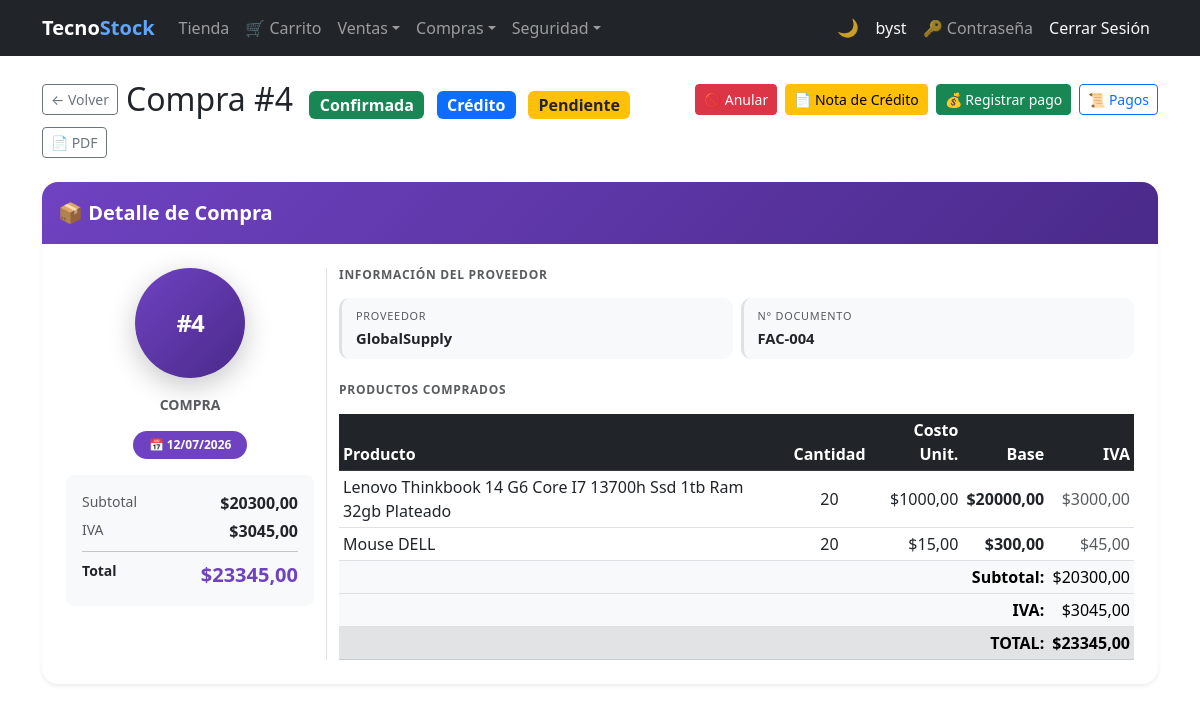
Page /purchases/4/ (signed in) on the committed database.
### purchasing/models.py (models this page shows, shortened)
class Purchase(models.Model):
    BORRADOR   = 0
    CONFIRMADA = 1
    ANULADA    = 2
    ESTADO_CHOICES = [
        (BORRADOR,   'Borrador'),
        (CONFIRMADA, 'Confirmada'),
        (ANULADA,    'Anulada'),
    ]
    PENDIENTE = 'PENDIENTE'
    PAGADA    = 'PAGADA'
    ESTADO_PAGO_CHOICES = [
        (PENDIENTE, 'Pendiente'),
        (PAGADA,    'Pagada'),
    ]
    CONTADO = 'contado'
    CREDITO = 'credito'
    TIPO_PAGO_CHOICES = [
        (CONTADO, 'Contado'),
        (CREDITO, 'Crédito'),
    ]
    supplier        = models.ForeignKey(
                          Supplier, on_delete=models.PROTECT,
                          related_name='purchases', verbose_name='Proveedor')
    document_number = models.CharField(max_length=20, verbose_name='N° Documento')
    purchase_date   = models.DateField(auto_now_add=True, verbose_name='Fecha')
    subtotal        = models.DecimalField(max_digits=12, decimal_places=2, default=0, verbose_name='Subtotal')
    tax             = models.DecimalField(max_digits=12, decimal_places=2, default=0, verbose_name='IVA')
    total           = models.DecimalField(max_digits=12, decimal_places=2, default=0, verbose_name='Total')
    estado          = models.PositiveSmallIntegerField(
                          choices=ESTADO_CHOICES, default=BORRADOR, verbose_name='Estado')
    is_active       = models.BooleanField(default=True, verbose_name='Activo')
    saldo           = models.DecimalField(
                          max_digits=12, decimal_places=2, default=0,
                          verbose_name='Saldo pendiente de pago')
    estado_pago     = models.CharField(
                          max_length=10, choices=ESTADO_PAGO_CHOICES,
                          default=PENDIENTE, verbose_name='Estado de pago')
    tipo_pago       = models.CharField(
                          max_length=10, choices=TIPO_PAGO_CHOICES,
                          default=CREDITO, verbose_name='Tipo de pago')
    class Meta:
        verbose_name        = 'Compra'
        verbose_name_plural = 'Compras'
        ordering = ['-purchase_date', '-id']
        constraints = [
            models.UniqueConstraint(
                fields=['document_number', 'supplier'],
                name='unique_purchase_per_supplier'
            )
        ]
        permissions = [
            ('export_purchase_pdf', 'Can export Purchase PDF'),
            ('export_purchase_excel', 'Can export Purchase Excel'),
        ]
    @property
    def can_confirm(self):    return self.estado == self.BORRADOR
    @property
    def can_edit(self):       return self.estado == self.BORRADOR
    @property
    def can_delete(self):     return self.estado == self.BORRADOR
    @property
    def can_cancel(self):     return self.estado == self.CONFIRMADA
    @property
    def can_credit_note(self):return self.estado == self.CONFIRMADA
    @property
    def estado_badge_class(self):
        return {
            self.BORRADOR:   'bg-secondary',
            self.CONFIRMADA: 'bg-success',
            self.ANULADA:    'bg-danger',
        }.get(self.estado, 'bg-secondary')
    @property
    def estado_pago_badge_class(self):
        return 'bg-success' if self.estado_pago == self.PAGADA else 'bg-warning text-dark'
    @property
    def tipo_pago_badge_class(self):
        return 'bg-info text-dark' if self.tipo_pago == self.CONTADO else 'bg-primary'
    @property
    def pendiente_de_pago(self):
        return self.estado == self.CONFIRMADA and self.saldo > 0

class PurchaseDetail(models.Model):
    purchase   = models.ForeignKey(
                     Purchase, on_delete=models.CASCADE,
                     related_name='details', verbose_name='Compra')
    product    = models.ForeignKey(
                     Product, on_delete=models.PROTECT,
                     related_name='purchase_details', verbose_name='Producto')
    quantity   = models.PositiveIntegerField(verbose_name='Cantidad', validators=[MinValueValidator(1)])
    unit_cost  = models.DecimalField(max_digits=12, decimal_places=2, verbose_name='Costo Unitario')
    subtotal   = models.DecimalField(max_digits=12, decimal_places=2, default=0, verbose_name='Subtotal')
    tax_amount = models.DecimalField(max_digits=12, decimal_places=2, default=0, verbose_name='IVA')
    class Meta:
        verbose_name        = 'Detalle de Compra'
        verbose_name_plural = 'Detalles de Compra'

### billing/models.py (models this page shows, shortened)
class Supplier(models.Model):
    name = models.CharField(max_length=200, verbose_name='Company Name')
    contact_name = models.CharField(max_length=200, blank=True, null=True, validators=[validate_only_letters])
    email = models.EmailField(blank=True, null=True)
    phone = models.CharField(max_length=20, blank=True, null=True, validators=[validate_phone_ec])
    address = models.TextField(blank=True, null=True)
    photo = models.ImageField(upload_to='suppliers/', blank=True, null=True, verbose_name='Logo')
    is_active = models.BooleanField(default=True)
    created_at = models.DateTimeField(auto_now_add=True)
    updated_at = models.DateTimeField(auto_now=True)
    class Meta:
        verbose_name = 'Supplier'
        verbose_name_plural = 'Suppliers'
        ordering = ['name']
        permissions = [
            ('export_supplier_pdf', 'Can export Supplier PDF'),
            ('export_supplier_excel', 'Can export Supplier Excel'),
        ]

class Product(models.Model):
    name = models.CharField(max_length=200, verbose_name='Product Name')
    description = models.TextField(blank=True, null=True)
    brand = models.ForeignKey(Brand, on_delete=models.PROTECT, related_name='products')
    group = models.ForeignKey(ProductGroup, on_delete=models.PROTECT, related_name='products')
    suppliers = models.ManyToManyField(Supplier, related_name='products', blank=True)
    photo      = models.ImageField(upload_to='products/', blank=True, null=True, verbose_name='Foto')
    unit_price = models.DecimalField(max_digits=12, decimal_places=2)
    tax_rate   = models.DecimalField(
                     max_digits=5, decimal_places=4, default=Decimal('0.15'),
                     verbose_name='Tasa IVA',
                     validators=[MinValueValidator(Decimal('0')), MaxValueValidator(Decimal('1'))],
                 )
    stock = models.IntegerField(default=0)
    is_active = models.BooleanField(default=True)
    created_at = models.DateTimeField(auto_now_add=True)
    updated_at = models.DateTimeField(auto_now=True)
    class Meta:
        verbose_name = 'Product'
        verbose_name_plural = 'Products'
        ordering = ['name']
        permissions = [
            ('export_product_pdf', 'Can export Product PDF'),
            ('export_product_excel', 'Can export Product Excel'),
        ]

### purchasing/views.py (the view)
# urls.py: path('<int:pk>/',             views.purchase_detail,             name='purchase_detail'),
@roles_required(*_PURCHASING_ROLES)
def purchase_detail(request, pk):
    purchase = get_object_or_404(
        Purchase.objects.select_related('supplier')
                        .prefetch_related('details__product', 'credit_notes'),
        pk=pk
    )
    return render(request, 'purchasing/purchase_detail.html', {'purchase': purchase})

### purchasing/templates/purchasing/purchase_detail.html (shortened to what this page needs)
{% extends 'billing/base.html' %}
{% block content %}
<div class="d-flex flex-wrap align-items-center gap-2 mb-4">
  <a href="{% url 'purchasing:purchase_list' %}" class="btn btn-outline-secondary btn-sm">&#8592; Volver</a>
  <h2 class="mb-0 me-auto">
    Compra #{{ purchase.id }}
    <span class="badge {{ purchase.estado_badge_class }} fs-6 ms-2">{{ purchase.get_estado_display }}</span>
    {% if purchase.estado == purchase.CONFIRMADA %}
    <span class="badge {{ purchase.tipo_pago_badge_class }} fs-6 ms-1">{{ purchase.get_tipo_pago_display }}</span>
    <span class="badge {{ purchase.estado_pago_badge_class }} fs-6 ms-1">{{ purchase.get_estado_pago_display }}</span>
    {% endif %}
  </h2>
  {% if purchase.can_cancel %}
    <a href="{% url 'purchasing:purchase_cancel' purchase.pk %}"
       class="btn btn-danger btn-sm">&#128683; Anular</a>
  {% endif %}
  {% if purchase.can_credit_note and perms.purchasing.add_suppliercreditnote %}
    <a href="{% url 'purchasing:supplier_credit_note_create' purchase.pk %}"
       class="btn btn-warning btn-sm">&#128196; Nota de Crédito</a>
  {% endif %}
  {% if purchase.tipo_pago == purchase.CREDITO and purchase.estado == purchase.CONFIRMADA %}
    {% if purchase.pendiente_de_pago and perms.pagos.add_pagocompra %}
      <a href="{% url 'pagos:pago_create' purchase.id %}" class="btn btn-success btn-sm">&#128176; Registrar pago</a>
    {% endif %}
    {% if perms.pagos.view_pagocompra %}
    <a href="{% url 'pagos:historial_pagos' purchase.id %}" class="btn btn-outline-primary btn-sm">&#128220; Pagos</a>
    {% endif %}
  {% endif %}
  {% if perms.purchasing.export_purchase_pdf %}
  <a href="{% url 'purchasing:purchase_pdf' purchase.pk %}" class="btn btn-outline-secondary btn-sm" title="Descargar PDF">&#128196; PDF</a>
  {% endif %}
</div>
<div class="card border-0 shadow-sm rounded-4 overflow-hidden mb-4">
  <div class="card-header border-0 py-3 pur-card-header">
    <span class="text-white fw-bold fs-5">&#128230; Detalle de Compra</span>
  </div>
  <div class="card-body p-4">
    <div class="row g-4">
      <div class="col-md-3 text-center border-end pb-4 pb-md-0">
        <div class="dm-avatar pur-avatar mx-auto mb-3">#{{ purchase.id }}</div>
        <p class="text-muted small fw-semibold text-uppercase mb-3">Compra</p>
        <div class="mb-3">
          <span class="badge rounded-pill px-3 py-2" style="background:#6f42c1;color:#fff;">
            &#128197;&nbsp;{{ purchase.purchase_date|date:"d/m/Y" }}
          </span>
        </div>
        <div class="pur-summary-box rounded-3 p-3 text-start mt-3">
          <div class="d-flex justify-content-between mb-1">
            <small class="text-muted">Subtotal</small>
            <span class="fw-semibold">${{ purchase.subtotal }}</span>
          </div>
          <div class="d-flex justify-content-between mb-1">
            <small class="text-muted">IVA</small>
            <span class="fw-semibold">${{ purchase.tax }}</span>
          </div>
          <hr class="my-2">
          <div class="d-flex justify-content-between">
            <small class="fw-bold">Total</small>
            <span class="fw-bold fs-5" style="color:#6f42c1;">${{ purchase.total }}</span>
          </div>
        </div>
      </div>
      <div class="col-md-9">
        <h6 class="text-muted text-uppercase fw-semibold mb-3 dm-section-label">
          Información del Proveedor
        </h6>
        <div class="row g-2 mb-4">
          <div class="col-sm-6">
            <div class="dm-field">
              <small class="dm-label">Proveedor</small>
              <div class="dm-value">{{ purchase.supplier.name }}</div>
            </div>
          </div>
          <div class="col-sm-6">
            <div class="dm-field">
              <small class="dm-label">N° Documento</small>
              <div class="dm-value">{{ purchase.document_number }}</div>
            </div>
          </div>
        </div>
        <h6 class="text-muted text-uppercase fw-semibold mb-3 dm-section-label">
          Productos Comprados
        </h6>
        <div class="table-responsive">
          <table class="table table-sm table-hover align-middle mb-0">
            <thead class="table-dark">
              <tr>
                <th>Producto</th>
                <th class="text-center">Cantidad</th>
                <th class="text-end">Costo Unit.</th>
                <th class="text-end">Base</th>
                <th class="text-end">IVA</th>
              </tr>
            </thead>
            <tbody>
              {% for det in purchase.details.all %}
              <tr>
                <td>{{ det.product.name }}</td>
                <td class="text-center">{{ det.quantity }}</td>
                <td class="text-end">${{ det.unit_cost }}</td>
                <td class="text-end fw-semibold">${{ det.subtotal }}</td>
                <td class="text-end text-muted">${{ det.tax_amount }}</td>
              </tr>
              {% empty %}
              <tr>
                <td colspan="5" class="text-center text-muted">Sin líneas de detalle.</td>
              </tr>
              {% endfor %}
            </tbody>
            <tfoot class="table-light">
              <tr>
                <td colspan="4" class="text-end fw-semibold">Subtotal:</td>
                <td class="text-end">${{ purchase.subtotal }}</td>
              </tr>
              <tr>
                <td colspan="4" class="text-end fw-semibold">IVA:</td>
                <td class="text-end">${{ purchase.tax }}</td>
              </tr>
              <tr class="table-secondary">
                <td colspan="4" class="text-end fw-bold fs-6">TOTAL:</td>
                <td class="text-end fw-bold fs-6">${{ purchase.total }}</td>
              </tr>
            </tfoot>
          </table>
        </div>
      </div>
    </div>
  </div>
</div>
{% endblock %}

### billing/templates/billing/base.html (shortened to what this page needs)
{% load security_tags %}
<!DOCTYPE html>
<html lang="es">
<head>
  <link href="https://cdn.jsdelivr.net/npm/bootstrap@5.3.0/dist/css/bootstrap.min.css" rel="stylesheet">
</head>
<body>
<nav class="navbar navbar-expand-lg navbar-dark bg-dark">
  <div class="container">
    <a class="navbar-brand fw-bold" href="{% url 'billing:home' %}">Tecno<span class="nav-brand-accent">Stock</span></a>
    <div class="collapse navbar-collapse" id="nav">
      <ul class="navbar-nav me-auto">
        {% if user.is_authenticated %}
        {% if user|has_group:'Cliente' %}
        <li class="nav-item"><a class="nav-link" href="{% url 'store:catalog' %}">Tienda</a></li>
        <li class="nav-item"><a class="nav-link" href="{% url 'store:cart' %}">&#128722; Carrito</a></li>
        {% endif %}
        <li class="nav-item dropdown">
          <a class="nav-link dropdown-toggle" href="#" role="button" data-bs-toggle="dropdown" aria-expanded="false">Ventas</a>
        </li>
        {% if user|has_group:'Analista de Compras' or user|has_group:'Administrador' or not user|has_any_group %}
        <li class="nav-item dropdown">
          <a class="nav-link dropdown-toggle" href="#" role="button" data-bs-toggle="dropdown" aria-expanded="false">Compras</a>
        </li>
        {% endif %}
        {% if user|has_group:'Administrador' %}
        <li class="nav-item dropdown">
          <a class="nav-link dropdown-toggle" href="#" role="button" data-bs-toggle="dropdown" aria-expanded="false">Seguridad</a>
        </li>
        {% endif %}
        {% endif %}
      </ul>
      <ul class="navbar-nav align-items-center">
        <li class="nav-item"><button type="button" class="theme-toggle-btn" id="theme-toggle" onclick="toggleTheme()" title="Cambiar tema claro / oscuro"><span id="theme-icon">&#127769;</span></button></li>
        <li class="nav-item">{% if user.is_authenticated %}<a class="nav-link text-light" href="{% url 'billing:dashboard' %}">{{ user.username }}</a>{% endif %}</li>
        <li class="nav-item">{% if user.is_authenticated %}<a class="nav-link" href="{% url 'password_change' %}" title="Cambiar contraseña">&#128273; Contraseña</a>{% endif %}</li>
        <li class="nav-item">{% if user.is_authenticated %}<form method="post" action="{% url 'logout' %}" class="d-inline">{% csrf_token %}<button type="submit" class="nav-link btn btn-link text-light btn-nav-link">Cerrar Sesión</button></form>{% else %}<a class="nav-link" href="{% url 'login' %}">Iniciar Sesión</a>{% endif %}</li>
      </ul>
    </div>
  </div>
</nav>
<div class="container mt-4">
  {% block content %}{% endblock %}
</div>
</body>
</html>

### rows in the picture
Purchase: id "4", estado "Confirmada", tipo_pago "Crédito", estado_pago "Pendiente", purchase_date "12/07/2026", subtotal "20300,00", tax "3045,00", total "23345,00", supplier.name "GlobalSupply", document_number "FAC-004"
PurchaseDetail: product.name "Lenovo Thinkbook 14 G6 Core I7 13700h Ssd 1tb Ram 32gb Plateado", quantity "20", unit_cost "1000,00", subtotal "20000,00", tax_amount "3000,00"
PurchaseDetail: product.name "Mouse DELL", quantity "20", unit_cost "15,00", subtotal "300,00", tax_amount "45,00"

### other values in the picture
{{ user.username }} "byst"
